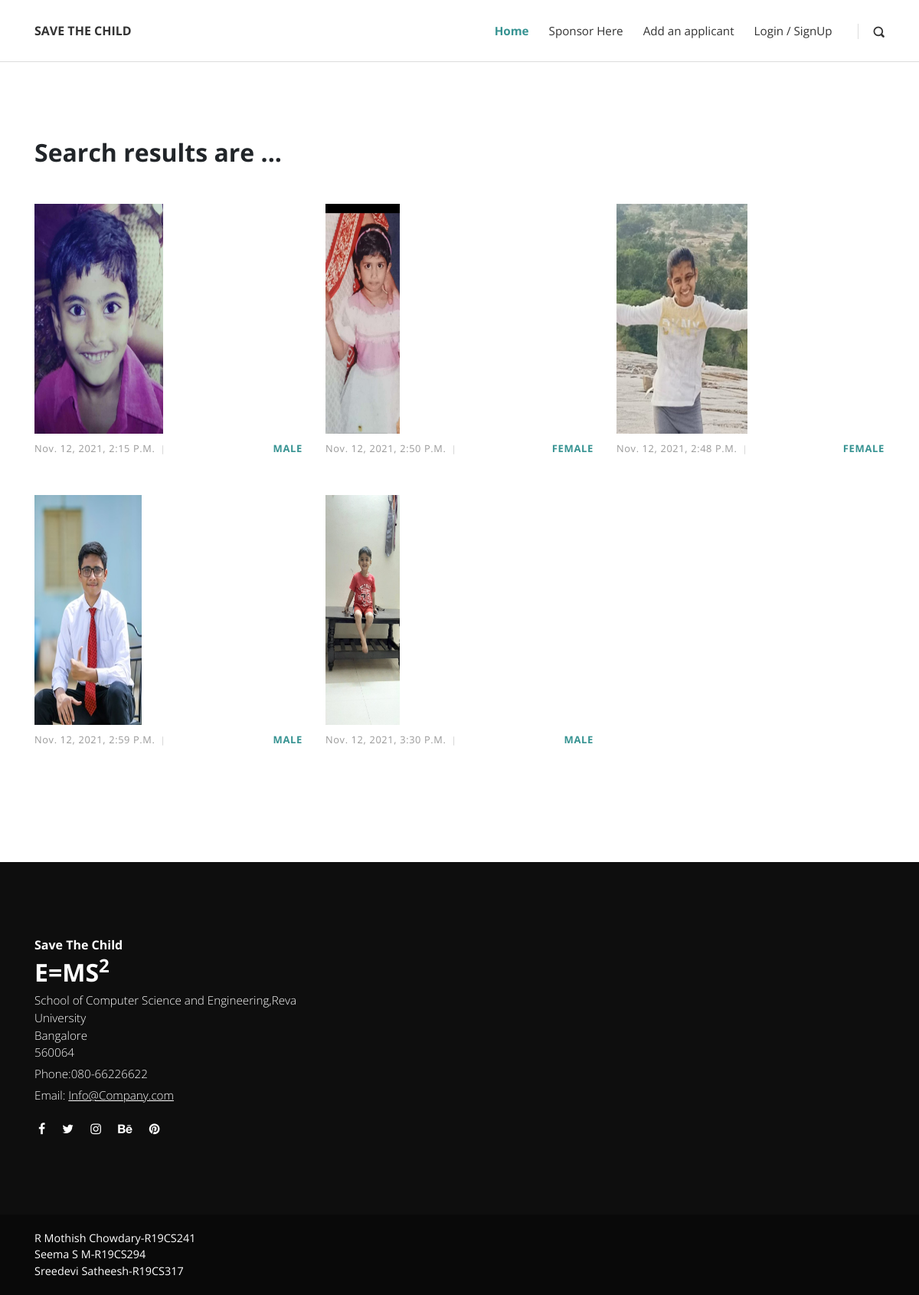
The app's page /search/ with its own data.
### blog/models.py (models this page shows, shortened)
class Post(models.Model):
    StudentName=models.CharField(_("Student Name"), max_length=100)
    StudentDOB=models.DateField(verbose_name= "Student Date of Birth",default=dt.now)
    StudentAddress=models.TextField(_("Student Address"),max_length=300)
    timestamp = models.DateTimeField(_("Timestamp"), auto_now=True)
    StudentAadhar= models.IntegerField(max_length=12, verbose_name="Student Aadhar Number")
    School=models.TextField(max_length=100,verbose_name=" Class and School Name")
    SchoolAddress=models.TextField(max_length=300,verbose_name="Enter School Address")
    Score= models.IntegerField(max_length=3, verbose_name="Score Of Previous Year out of 100")
    FatherName= models.CharField(max_length=100, verbose_name="Father Name")
    MotherName=models.CharField(max_length=100, verbose_name="Mother Name")
    GuardianPhoneNo=models.IntegerField(max_length=10,verbose_name="Guardian Phone Number")
    ParentOccupation= models.CharField(max_length=100, verbose_name="Parent/Guardian Occupation",default="")
    ParentSalary= models.IntegerField(max_length=100, verbose_name="Parent/Guardian Salary per annum",default=0)
    BPL= models.TextField(max_length=12, verbose_name="Enter BPL card number")
    Total=models.IntegerField("Enter the total estimated amount")
    BankDetails=models.TextField(verbose_name=("Enter the bank details of school(Account Number,IFSC code,Branch)"))
    featured = models.BooleanField(_("Update if Sponsored"), default=False)
    thumbnail=models.ImageField(
                        blank=True,
                        default="testing.jpeg",
                        upload_to="thumbnail",
                        verbose_name="Upload Student Image",
                    )
    category = models.ManyToManyField(
        Category, verbose_name=_("Category"), related_name="post"
    )
    author = models.ForeignKey(
        Author, verbose_name=_("Author"), on_delete=models.CASCADE
    )
    slug = models.SlugField(_("Slug"), blank=True, null=True)
    class Meta:
        verbose_name = _("Post")
        verbose_name_plural = _("Posts")
    def get_absolute_url(self):
        return reverse("post_detail", kwargs={"slug": self.slug})

class Category(models.Model):
    id=models.AutoField(
                        auto_created=True,
                        primary_key=True,
                        serialize=False,
                        verbose_name="ID",
                    )
    StudentName = models.CharField(_("Student Name"), max_length=50,default="")
    class Meta:
        verbose_name = _("Category")
        verbose_name_plural = _("Categories")
    def __str__(self):
        return self.StudentName

### blog/views.py (the view)
# urls.py: path("search/", views.SearchView.as_view(), name="search"),
class SearchView(View):
    def get(self, request, *args, **kwargs):
        q = request.GET.get("q", "")
        search_result = Post.objects.filter(
            Q(StudentName__icontains=q) | Q(StudentAddress__icontains=q)
        ).all()
        context = {"search_result": search_result}
        return render(request, "blog/search.html", context=context)

### templates/blog/search.html (shortened to what this page needs)
{% extends './layout.html' %}
{% load static i18n %}
{% block content %}
<section class="latest-posts">
    <div class="container">
        <header>
            <h2 id="search-result">Search results are ...</h2>
        </header>
        <div class="row">
            {% for post in search_result %}
            <div class="post col-md-4">
                <div class="post-thumbnail"><a href="{{ post.get_absolute_url }}"><img src="{{ post.thumbnail.url }}"
                            class="img-fluid"></a>
                </div>
                <div class="post-details">
                    <div class="post-meta d-flex justify-content-between">
                        <div class="date">{{ post.timestamp }}</div>
                        <div class="category">{% for category in post.category.all %}
                            <a href="#">{{ category }}</a>
                            {% endfor %}</div>
                    </div>
                </div>
            </div>
            {% empty %}
            <header>
                <h2>No results found ...</h2>
            </header>
            {% endfor %}
        </div>
    </div>
</section>
{% endblock content %}

### templates/blog/layout.html (shortened to what this page needs)
{% load static i18n %}
<!DOCTYPE html>
<html lang="en">
<head>
    <link rel="stylesheet" href="{% static 'blog/vendor/bootstrap/css/bootstrap.min.css' %}" />
    <link rel="stylesheet" href="{% static 'blog/vendor/font-awesome/css/font-awesome.min.css' %}" />
    <link rel="stylesheet" href="{% static 'blog/css/fontastic.css' %}" />
    <link rel="stylesheet" href="{% static 'blog/vendor/@fancyapps/fancybox/jquery.fancybox.min.css' %}" />
    <link rel="stylesheet" href="{% static 'blog/css/style.sea.css' %}" id="theme-stylesheet" />
    <link rel="stylesheet" href="{% static 'blog/css/custom.css' %}" />
</head>
<body>
    <header class="header">
        <nav class="navbar navbar-expand-lg">
            <div class="container">
                <div class="navbar-header d-flex align-items-center justify-content-between">
                    <a href="{% url 'index' %}" class="navbar-brand">SAVE THE CHILD</a>
                </div>
                <div id="navbarcollapse" class="collapse navbar-collapse">
                    <ul class="navbar-nav ml-auto">
                        <li class="nav-item"><a href="{% url 'index' %}" class="nav-link active ">Home</a>
                        </li>
                        <li class="nav-item"><a href="{% url 'post_list' %}" class="nav-link ">Sponsor Here</a>
                        </li>
                        <li class="nav-item"><a href="{% url 'add_applicant' %}" class="nav-link ">Add an applicant</a>
                        </li>
                        {% if user.is_authenticated %}
                        <li class="nav-item"><a href="{% url 'logout' %}" class="nav-link ">Logout</a>
                        </li>
                        {% else %}
                        <li class="nav-item"><a href="{% url 'login' %}" class="nav-link ">Login / SignUp</a>
                        </li>
                        {% endif %}
                    </ul>
                    <div class="navbar-text"><a href="#" class="search-btn"><i class="icon-search-1"></i></a></div>
                </div>
            </div>
        </nav>
    </header>
    {% block content %} {% endblock content %}
    <footer class="main-footer">
        <div class="container">
            <div class="row">
                <div class="col-md-4">
                    <div class="logo">
                        <h6 class="text-white">Save The Child</h6>
                    </div>
                    <div class="contact-details">
                        <h2>E=MS<sup>2</sup></h2>
                        <p>School of Computer Science and Engineering,Reva University<br>Bangalore<br>560064
                        </p>
                        <p>Phone:080-66226622</p>
                        <p>Email: <a href="mailto:info@company.com">Info@Company.com</a></p>
                        <ul class="social-menu">
                            <li class="list-inline-item"><a href="#"><i class="fa fa-facebook"></i></a></li>
                            <li class="list-inline-item"><a href="#"><i class="fa fa-twitter"></i></a></li>
                            <li class="list-inline-item"><a href="#"><i class="fa fa-instagram"></i></a></li>
                            <li class="list-inline-item"><a href="#"><i class="fa fa-behance"></i></a></li>
                            <li class="list-inline-item"><a href="#"><i class="fa fa-pinterest"></i></a></li>
                        </ul>
                    </div>
                </div>
            </div>
        </div>
        <div class="copyrights">
            <div class="container">
                <div class="row">
                    <div class="col-md-6">
                        <p>R Mothish Chowdary-R19CS241</p>
                        <p>Seema S M-R19CS294</p>
                        <p>Sreedevi Satheesh-R19CS317</p>
                    </div>
                </div>
            </div>
        </div>
    </footer>
</body>
</html>

### blog/static/blog/css/style.sea.css (style rules this page uses)
body { overflow-x: hidden; }
a, i, span { display: inline-block; text-decoration: none; -webkit-transition: all 0.3s; transition: all 0.3s; }
a i { -webkit-transition: none; transition: none; }
ul { margin: 0; padding: 0; }
section { padding: 100px 0; overflow-x: hidden; }
.category a { color: #379392; letter-spacing: 0.08em; font-weight: 700; text-transform: uppercase; text-decoration: none; font-size: 13px; }
.category a::after { content: ','; color: #ddd; display: inline-block; margin-right: 5px; }
.category a:last-of-type::after { display: none; }
i[class*="icon-"] { -webkit-transform: translateY(3px); transform: translateY(3px); }
.text-white { color: #fff; }
h1, h2, h3, h4, h5, h6 { margin-bottom: 15px; }
.navbar { background: #fff; padding-top: 20px !important; padding-bottom: 20px !important; z-index: 9998; border-bottom: 1px solid #ddd; }
.navbar .langs a:first-of-type, .navbar .search-btn { margin-left: 20px; padding-left: 20px; border-left: 1px solid #ddd; height: 20px; line-height: 20px; }
.navbar .search-btn { color: #333; font-size: 0.9em; }
.navbar .navbar-nav a.nav-link { color: #333; margin: 0 5px; font-weight: 400; font-size: 0.95em; }
.navbar .navbar-nav a.nav-link.active { color: #379392; font-weight: bold; }
section.latest-posts header { margin-bottom: 50px; }
.post-meta { margin: 10px 0; font-size: 0.8em; }
.post-meta .date { text-transform: uppercase; font-weight: 400; }
.post-meta .date::after { display: none; }
.post a { text-decoration: none; }
.post .category a { color: #379392; letter-spacing: 0.05em; font-weight: 700; text-transform: uppercase; text-decoration: none; }
.post .date { letter-spacing: 0.05em; font-weight: 400; text-transform: uppercase; color: #aaa; }
.post .StudentName, .post .date, .post .comments, .post .views { font-weight: 400; color: #999; text-transform: capitalize; }
.post .StudentName::after, .post .date::after, .post .comments::after, .post .views::after { content: '|'; display: inline-block; margin: 0 7px; font-size: 0.9em; color: #ccc; }
footer.main-footer { background: #0e0e0e; padding: 100px 0 0; color: #fff; }
footer.main-footer .contact-details p { font-weight: 300; color: #fff; margin-bottom: 5px; font-size: 0.95em; }
footer.main-footer .contact-details a { text-decoration: underline; margin-bottom: 0; }
footer.main-footer a { color: inherit; font-weight: 300; margin-bottom: 7px; }
footer.main-footer ul { margin-right: 30px; }
footer.main-footer .copyrights { background: #090909; margin-top: 100px; padding: 20px 0; font-size: 0.9em; }
footer.main-footer .copyrights * { margin-bottom: 0; }
footer.main-footer .social-menu { margin-top: 20px; }
footer.main-footer .social-menu li { padding: 0 5px; }
.navbar { padding: 0.5rem 1rem; }
.navbar-brand { display: inline-block; padding-top: 0.5rem; padding-bottom: 0.5rem; margin-right: 1rem; font-size: 1rem; color: #333; font-weight: bold; }
body { font-family: "Open Sans", sans-serif; font-size: 1rem; font-weight: normal; line-height: 1.5; color: #212529; background-color: #fff; }
a { color: #379392; text-decoration: none; }
h1, h2, h3, h4, h5, h6, .h1, .h2, .h3, .h4, .h5, .h6 { margin-bottom: 0.5rem; font-family: inherit; font-weight: 700; line-height: 1.1; color: inherit; }
h2, .h2 { font-size: 2rem; }
h6, .h6 { font-size: 1rem; }

### blog/static/blog/css/custom.css (style rules this page uses)
.post-thumbnail img { height: 300px; width: 70%; }

### records on screen
Post: thumbnail (picture), timestamp "Nov. 12, 2021, 2:15 P.m."
Category: StudentName "MALE"
Post: thumbnail (picture), timestamp "Nov. 12, 2021, 2:50 P.m."
Category: StudentName "FEMALE"
Post: thumbnail (picture), timestamp "Nov. 12, 2021, 2:48 P.m."
Post: thumbnail (picture), timestamp "Nov. 12, 2021, 2:59 P.m."
Post: thumbnail (picture), timestamp "Nov. 12, 2021, 3:30 P.m."
